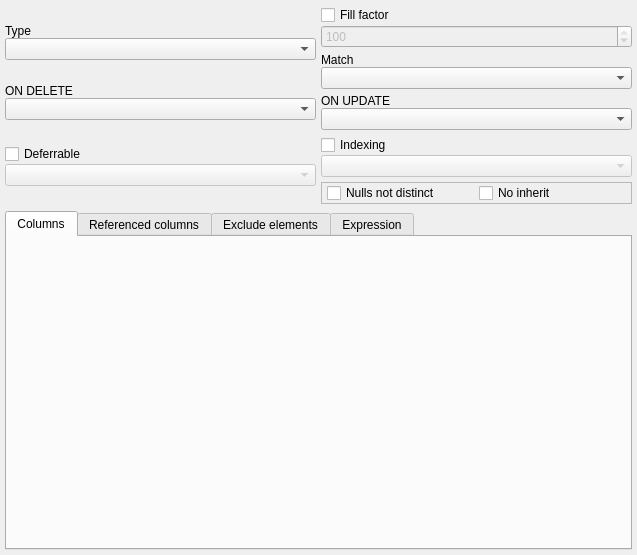
<?xml version="1.0" encoding="UTF-8"?>
<ui version="4.0">
 <class>ConstraintWidget</class>
 <widget class="QWidget" name="ConstraintWidget">
  <property name="geometry">
   <rect>
    <x>0</x>
    <y>0</y>
    <width>637</width>
    <height>555</height>
   </rect>
  </property>
  <property name="minimumSize">
   <size>
    <width>0</width>
    <height>0</height>
   </size>
  </property>
  <layout class="QVBoxLayout" name="constr_attribs_lt_2">
   <property name="leftMargin">
    <number>5</number>
   </property>
   <property name="topMargin">
    <number>5</number>
   </property>
   <property name="rightMargin">
    <number>5</number>
   </property>
   <property name="bottomMargin">
    <number>5</number>
   </property>
   <item>
    <layout class="QGridLayout" name="constr_attribs_grid">
     <property name="spacing">
      <number>5</number>
     </property>
     <item row="0" column="1" rowspan="2">
      <layout class="QVBoxLayout" name="right_fields_lt">
       <property name="spacing">
        <number>5</number>
       </property>
       <property name="bottomMargin">
        <number>0</number>
       </property>
       <item>
        <layout class="QVBoxLayout" name="verticalLayout_4">
         <property name="spacing">
          <number>0</number>
         </property>
         <item>
          <widget class="QCheckBox" name="fill_factor_chk">
           <property name="sizePolicy">
            <sizepolicy hsizetype="Fixed" vsizetype="Fixed">
             <horstretch>0</horstretch>
             <verstretch>0</verstretch>
            </sizepolicy>
           </property>
           <property name="text">
            <string>Fill factor</string>
           </property>
          </widget>
         </item>
         <item>
          <widget class="QSpinBox" name="fill_factor_sb">
           <property name="enabled">
            <bool>false</bool>
           </property>
           <property name="sizePolicy">
            <sizepolicy hsizetype="Preferred" vsizetype="Preferred">
             <horstretch>0</horstretch>
             <verstretch>0</verstretch>
            </sizepolicy>
           </property>
           <property name="minimum">
            <number>10</number>
           </property>
           <property name="maximum">
            <number>100</number>
           </property>
           <property name="value">
            <number>100</number>
           </property>
          </widget>
         </item>
        </layout>
       </item>
       <item>
        <layout class="QVBoxLayout" name="verticalLayout_2">
         <property name="spacing">
          <number>0</number>
         </property>
         <item>
          <widget class="QLabel" name="match_lbl">
           <property name="sizePolicy">
            <sizepolicy hsizetype="Fixed" vsizetype="Fixed">
             <horstretch>0</horstretch>
             <verstretch>0</verstretch>
            </sizepolicy>
           </property>
           <property name="text">
            <string>Match</string>
           </property>
           <property name="alignment">
            <set>Qt::AlignmentFlag::AlignLeading|Qt::AlignmentFlag::AlignLeft|Qt::AlignmentFlag::AlignVCenter</set>
           </property>
          </widget>
         </item>
         <item>
          <widget class="QComboBox" name="match_cmb">
           <property name="sizePolicy">
            <sizepolicy hsizetype="Preferred" vsizetype="Fixed">
             <horstretch>0</horstretch>
             <verstretch>0</verstretch>
            </sizepolicy>
           </property>
           <property name="iconSize">
            <size>
             <width>28</width>
             <height>28</height>
            </size>
           </property>
          </widget>
         </item>
        </layout>
       </item>
       <item>
        <layout class="QVBoxLayout" name="verticalLayout_7">
         <property name="spacing">
          <number>0</number>
         </property>
         <item>
          <widget class="QLabel" name="on_update_lbl">
           <property name="sizePolicy">
            <sizepolicy hsizetype="Fixed" vsizetype="Fixed">
             <horstretch>0</horstretch>
             <verstretch>0</verstretch>
            </sizepolicy>
           </property>
           <property name="minimumSize">
            <size>
             <width>0</width>
             <height>0</height>
            </size>
           </property>
           <property name="maximumSize">
            <size>
             <width>16777215</width>
             <height>16777215</height>
            </size>
           </property>
           <property name="text">
            <string>ON UPDATE</string>
           </property>
          </widget>
         </item>
         <item>
          <widget class="QComboBox" name="on_update_cmb">
           <property name="sizePolicy">
            <sizepolicy hsizetype="Preferred" vsizetype="Fixed">
             <horstretch>0</horstretch>
             <verstretch>0</verstretch>
            </sizepolicy>
           </property>
           <property name="iconSize">
            <size>
             <width>28</width>
             <height>28</height>
            </size>
           </property>
          </widget>
         </item>
        </layout>
       </item>
       <item>
        <layout class="QVBoxLayout" name="verticalLayout_5">
         <property name="spacing">
          <number>0</number>
         </property>
         <item>
          <widget class="QCheckBox" name="indexing_chk">
           <property name="sizePolicy">
            <sizepolicy hsizetype="Fixed" vsizetype="Fixed">
             <horstretch>0</horstretch>
             <verstretch>0</verstretch>
            </sizepolicy>
           </property>
           <property name="text">
            <string>Indexing</string>
           </property>
          </widget>
         </item>
         <item>
          <widget class="QComboBox" name="indexing_cmb">
           <property name="enabled">
            <bool>false</bool>
           </property>
           <property name="sizePolicy">
            <sizepolicy hsizetype="Preferred" vsizetype="Fixed">
             <horstretch>0</horstretch>
             <verstretch>0</verstretch>
            </sizepolicy>
           </property>
           <property name="iconSize">
            <size>
             <width>28</width>
             <height>28</height>
            </size>
           </property>
          </widget>
         </item>
        </layout>
       </item>
       <item>
        <widget class="QFrame" name="options_frm">
         <property name="sizePolicy">
          <sizepolicy hsizetype="Preferred" vsizetype="Expanding">
           <horstretch>0</horstretch>
           <verstretch>0</verstretch>
          </sizepolicy>
         </property>
         <property name="frameShape">
          <enum>QFrame::Shape::StyledPanel</enum>
         </property>
         <layout class="QHBoxLayout" name="horizontalLayout">
          <property name="spacing">
           <number>5</number>
          </property>
          <property name="leftMargin">
           <number>5</number>
          </property>
          <property name="topMargin">
           <number>0</number>
          </property>
          <property name="rightMargin">
           <number>5</number>
          </property>
          <property name="bottomMargin">
           <number>0</number>
          </property>
          <item>
           <widget class="QCheckBox" name="nulls_not_distinct_chk">
            <property name="sizePolicy">
             <sizepolicy hsizetype="Preferred" vsizetype="Preferred">
              <horstretch>0</horstretch>
              <verstretch>0</verstretch>
             </sizepolicy>
            </property>
            <property name="text">
             <string>Nulls not distinct</string>
            </property>
           </widget>
          </item>
          <item>
           <widget class="QCheckBox" name="no_inherit_chk">
            <property name="sizePolicy">
             <sizepolicy hsizetype="Minimum" vsizetype="Preferred">
              <horstretch>0</horstretch>
              <verstretch>0</verstretch>
             </sizepolicy>
            </property>
            <property name="text">
             <string>No inherit</string>
            </property>
           </widget>
          </item>
         </layout>
        </widget>
       </item>
       <item>
        <spacer name="v_spacer">
         <property name="orientation">
          <enum>Qt::Orientation::Vertical</enum>
         </property>
         <property name="sizeType">
          <enum>QSizePolicy::Policy::Ignored</enum>
         </property>
         <property name="sizeHint" stdset="0">
          <size>
           <width>1</width>
           <height>1</height>
          </size>
         </property>
        </spacer>
       </item>
      </layout>
     </item>
     <item row="0" column="0" rowspan="2">
      <layout class="QVBoxLayout" name="left_fields_lt">
       <property name="spacing">
        <number>5</number>
       </property>
       <property name="bottomMargin">
        <number>0</number>
       </property>
       <item>
        <layout class="QVBoxLayout" name="verticalLayout">
         <property name="spacing">
          <number>0</number>
         </property>
         <item>
          <widget class="QLabel" name="constr_type_lbl">
           <property name="sizePolicy">
            <sizepolicy hsizetype="Fixed" vsizetype="Fixed">
             <horstretch>0</horstretch>
             <verstretch>0</verstretch>
            </sizepolicy>
           </property>
           <property name="text">
            <string>Type</string>
           </property>
          </widget>
         </item>
         <item>
          <widget class="QComboBox" name="constr_type_cmb">
           <property name="sizePolicy">
            <sizepolicy hsizetype="Preferred" vsizetype="Fixed">
             <horstretch>0</horstretch>
             <verstretch>0</verstretch>
            </sizepolicy>
           </property>
           <property name="toolTip">
            <string>This attribute cannot be changed once the object is created.</string>
           </property>
           <property name="iconSize">
            <size>
             <width>28</width>
             <height>28</height>
            </size>
           </property>
          </widget>
         </item>
        </layout>
       </item>
       <item>
        <layout class="QVBoxLayout" name="verticalLayout_6">
         <property name="spacing">
          <number>0</number>
         </property>
         <item>
          <widget class="QLabel" name="on_delete_lbl">
           <property name="sizePolicy">
            <sizepolicy hsizetype="Fixed" vsizetype="Fixed">
             <horstretch>0</horstretch>
             <verstretch>0</verstretch>
            </sizepolicy>
           </property>
           <property name="minimumSize">
            <size>
             <width>100</width>
             <height>0</height>
            </size>
           </property>
           <property name="text">
            <string>ON DELETE</string>
           </property>
          </widget>
         </item>
         <item>
          <widget class="QComboBox" name="on_delete_cmb">
           <property name="sizePolicy">
            <sizepolicy hsizetype="Preferred" vsizetype="Fixed">
             <horstretch>0</horstretch>
             <verstretch>0</verstretch>
            </sizepolicy>
           </property>
           <property name="iconSize">
            <size>
             <width>28</width>
             <height>28</height>
            </size>
           </property>
          </widget>
         </item>
        </layout>
       </item>
       <item>
        <layout class="QVBoxLayout" name="verticalLayout_3">
         <property name="spacing">
          <number>0</number>
         </property>
         <item>
          <widget class="QCheckBox" name="deferrable_chk">
           <property name="sizePolicy">
            <sizepolicy hsizetype="Fixed" vsizetype="Fixed">
             <horstretch>0</horstretch>
             <verstretch>0</verstretch>
            </sizepolicy>
           </property>
           <property name="text">
            <string>Deferrable</string>
           </property>
          </widget>
         </item>
         <item>
          <widget class="QComboBox" name="deferral_cmb">
           <property name="enabled">
            <bool>false</bool>
           </property>
           <property name="sizePolicy">
            <sizepolicy hsizetype="Preferred" vsizetype="Fixed">
             <horstretch>0</horstretch>
             <verstretch>0</verstretch>
            </sizepolicy>
           </property>
           <property name="iconSize">
            <size>
             <width>28</width>
             <height>28</height>
            </size>
           </property>
          </widget>
         </item>
        </layout>
       </item>
      </layout>
     </item>
    </layout>
   </item>
   <item>
    <widget class="QTabWidget" name="constr_attribs_tbw">
     <property name="sizePolicy">
      <sizepolicy hsizetype="Expanding" vsizetype="Expanding">
       <horstretch>0</horstretch>
       <verstretch>0</verstretch>
      </sizepolicy>
     </property>
     <property name="currentIndex">
      <number>0</number>
     </property>
     <property name="iconSize">
      <size>
       <width>22</width>
       <height>22</height>
      </size>
     </property>
     <widget class="QWidget" name="columns_pg">
      <property name="sizePolicy">
       <sizepolicy hsizetype="Preferred" vsizetype="Preferred">
        <horstretch>0</horstretch>
        <verstretch>0</verstretch>
       </sizepolicy>
      </property>
      <attribute name="icon">
       <iconset resource="../../res/resources.qrc">
        <normaloff>:/icons/icons/column.png</normaloff>:/icons/icons/column.png</iconset>
      </attribute>
      <attribute name="title">
       <string>Columns</string>
      </attribute>
     </widget>
     <widget class="QWidget" name="ref_cols_pg">
      <property name="sizePolicy">
       <sizepolicy hsizetype="Preferred" vsizetype="Preferred">
        <horstretch>0</horstretch>
        <verstretch>0</verstretch>
       </sizepolicy>
      </property>
      <attribute name="icon">
       <iconset resource="../../res/resources.qrc">
        <normaloff>:/icons/icons/constraint_fk.png</normaloff>:/icons/icons/constraint_fk.png</iconset>
      </attribute>
      <attribute name="title">
       <string>Referenced columns</string>
      </attribute>
      <layout class="QVBoxLayout" name="ref_cols_lt">
       <property name="spacing">
        <number>5</number>
       </property>
       <property name="leftMargin">
        <number>5</number>
       </property>
       <property name="topMargin">
        <number>5</number>
       </property>
       <property name="rightMargin">
        <number>5</number>
       </property>
       <property name="bottomMargin">
        <number>5</number>
       </property>
       <item>
        <layout class="QVBoxLayout" name="ref_table_lt">
         <property name="spacing">
          <number>5</number>
         </property>
         <item>
          <widget class="QLabel" name="ref_table_lbl">
           <property name="sizePolicy">
            <sizepolicy hsizetype="Fixed" vsizetype="Fixed">
             <horstretch>0</horstretch>
             <verstretch>0</verstretch>
            </sizepolicy>
           </property>
           <property name="text">
            <string>Table</string>
           </property>
          </widget>
         </item>
        </layout>
       </item>
      </layout>
     </widget>
     <widget class="QWidget" name="excl_elems_pg">
      <attribute name="icon">
       <iconset resource="../../res/resources.qrc">
        <normaloff>:/icons/icons/constraint_ex.png</normaloff>:/icons/icons/constraint_ex.png</iconset>
      </attribute>
      <attribute name="title">
       <string>Exclude elements</string>
      </attribute>
     </widget>
     <widget class="QWidget" name="expression_pg">
      <attribute name="icon">
       <iconset resource="../../res/resources.qrc">
        <normaloff>:/icons/icons/constraint_ck.png</normaloff>:/icons/icons/constraint_ck.png</iconset>
      </attribute>
      <attribute name="title">
       <string>Expression</string>
      </attribute>
      <layout class="QVBoxLayout" name="verticalLayout_9">
       <property name="leftMargin">
        <number>5</number>
       </property>
       <property name="topMargin">
        <number>5</number>
       </property>
       <property name="rightMargin">
        <number>5</number>
       </property>
       <property name="bottomMargin">
        <number>5</number>
       </property>
       <item>
        <widget class="QPlainTextEdit" name="expression_txt">
         <property name="sizePolicy">
          <sizepolicy hsizetype="Expanding" vsizetype="Preferred">
           <horstretch>0</horstretch>
           <verstretch>0</verstretch>
          </sizepolicy>
         </property>
         <property name="maximumSize">
          <size>
           <width>16777215</width>
           <height>16777215</height>
          </size>
         </property>
         <property name="frameShadow">
          <enum>QFrame::Shadow::Sunken</enum>
         </property>
         <property name="lineWidth">
          <number>1</number>
         </property>
         <property name="midLineWidth">
          <number>0</number>
         </property>
         <property name="verticalScrollBarPolicy">
          <enum>Qt::ScrollBarPolicy::ScrollBarAsNeeded</enum>
         </property>
         <property name="horizontalScrollBarPolicy">
          <enum>Qt::ScrollBarPolicy::ScrollBarAsNeeded</enum>
         </property>
        </widget>
       </item>
      </layout>
     </widget>
    </widget>
   </item>
  </layout>
 </widget>
 <tabstops>
  <tabstop>constr_attribs_tbw</tabstop>
 </tabstops>
 <resources>
  <include location="../../res/resources.qrc"/>
 </resources>
 <connections/>
</ui>
